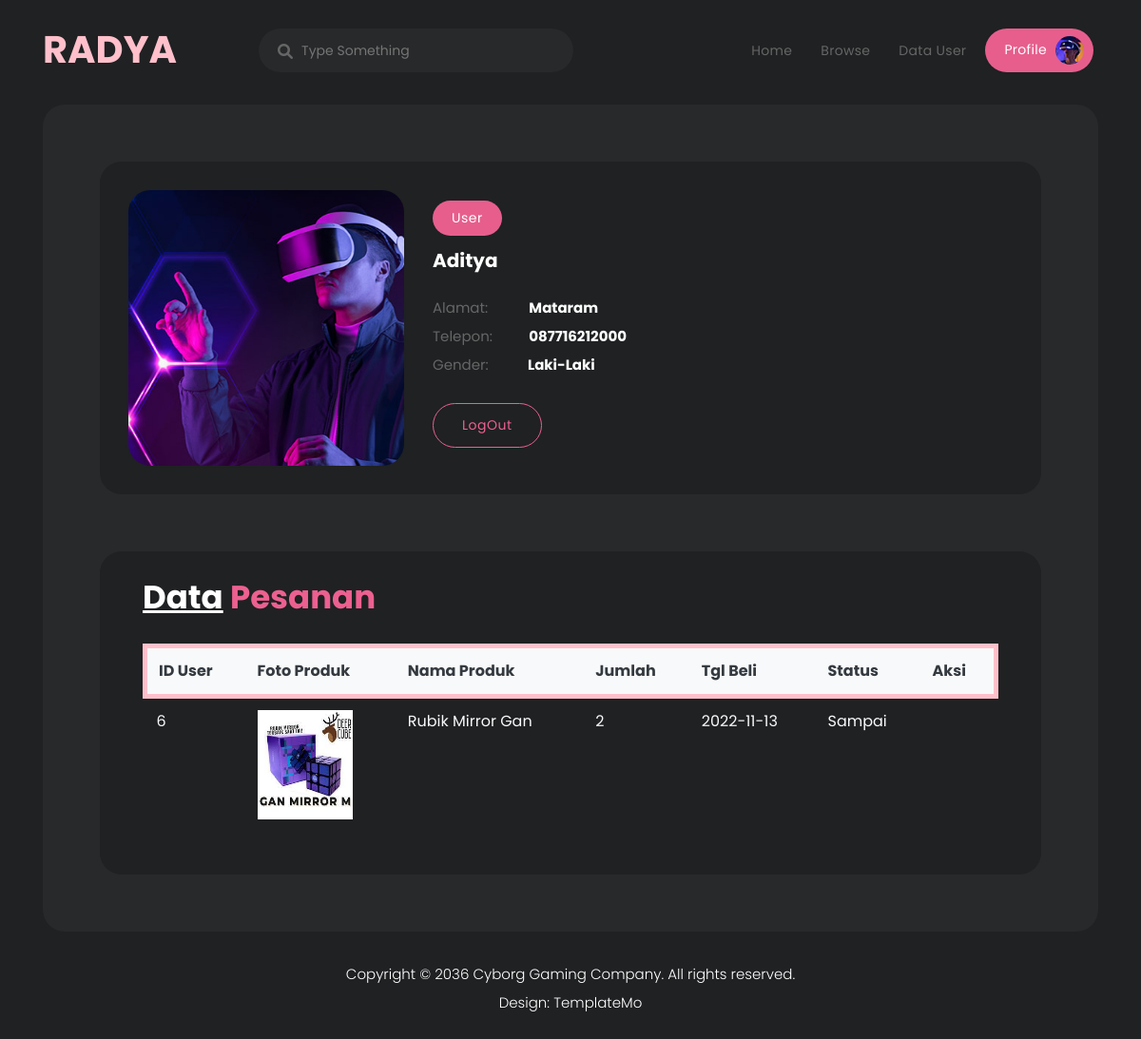
Page /petugas/profile.php (signed in) on the committed database.
### tables this page shows
CREATE TABLE `user` (
  `id_user` int(100) NOT NULL,
  `nama` varchar(225) NOT NULL,
  `gender` enum('Laki-Laki','Perempuan') NOT NULL,
  `alamat` varchar(225) NOT NULL,
  `no_tlp` varchar(225) NOT NULL,
  `username` varchar(225) NOT NULL,
  `password` varchar(255) NOT NULL,
  `status` enum('user','petugas') NOT NULL
);

CREATE TABLE `transaksi` (
  `id_transaksi` int(100) NOT NULL,
  `id_produk` int(100) NOT NULL,
  `id_user` int(100) NOT NULL,
  `nama_produk` varchar(225) NOT NULL,
  `foto_produk` varchar(100) NOT NULL,
  `jumlah` int(11) NOT NULL,
  `tgl_beli` date NOT NULL,
  `tgl_selesai` date NOT NULL,
  `status` enum('Proses','Dikirim','Sampai') NOT NULL
);

### petugas/profile.php (the view, shortened to what this page needs)
<!DOCTYPE html>
<html lang="en">
  <head>
    <link href="../vendor/bootstrap/css/bootstrap.min.css" rel="stylesheet">
    <link rel="stylesheet" href="../assets/css/fontawesome.css">
    <link rel="stylesheet" href="../assets/css/templatemo-cyborg-gaming.css">
    <link rel="stylesheet" href="../assets/css/owl.css">
    <link rel="stylesheet" href="../assets/css/animate.css">
    <link rel="stylesheet"href="https://unpkg.com/swiper@7/swiper-bundle.min.css"/>
  </head>
<body>
  <header class="header-area header-sticky">
    <div class="container">
        <div class="row">
            <div class="col-12">
                <nav class="main-nav">
                    <a href="home.php" class="logo">
                    <h1 style="color:pink;">RADYA</h1>
                    </a>
                    <div class="search-input">
                      <form id="search" action="#">
                        <input type="text" placeholder="Type Something" autocomplete="off" id='searchText' name="searchKeyword" onkeypress="handle" />
                        <i class="fa fa-search"></i>
                      </form>
                    </div>
                    <ul class="nav">
                        <li><a href="home.php">Home</a></li>
                        <li><a href="https://www.tokopedia.com/" target="_blank">Browse</a></li>
                        <li><a href="data_user.php">Data User</a></li>
                        <li><a href="profile.php" class="active">Profile <img src="assets/images/profile-header.jpg" alt=""></a></li>
                    </ul>
                </nav>
            </div>
        </div>
    </div>
  </header>
  <div class="container">
    <div class="row">
      <div class="col-lg-12">
        <div class="page-content">
          <div class="row">
            <div class="col-lg-12">
              <div class="main-profile ">
                <div class="row">
                  <div class="col-lg-4">
                    <img src="assets/images/profile.jpg" alt="" style="border-radius: 23px;">
                  </div>
                  <?php
                  include'../koneksi.php';
                  $qry_user=mysqli_query($sambung,"select * from user");
                  $data_user=mysqli_fetch_array($qry_user);
                  ?>
                  <div class="col-lg-4 align-self-center">
                    <div class="main-info header-text">
                        <a href="#"><span><?=$_SESSION['status']?></span></a>
                        <h5><?=$_SESSION['nama']?></h5><br>
                      <p>Alamat:<b style="color:white; margin-left:40px;">  <?=$data_user['alamat']?></b></p>
                      <p>Telepon:<b style="color:white; margin-left:35px;">  <?=$data_user['no_tlp']?></b></p>
                      <p>Gender:<b style="color:white; margin-left:38px;">  <?=$data_user['gender']?></b></p>
                      <div class="main-border-button">
                          <a href="../logout.php" onclick="return confirm('Ingin logout?')">LogOut</a>
                      </div>
                    </div>
                  </div>
                </div>
              </div>
            </div>
          </div>
          <div class="gaming-library profile-library">
            <div class="col-lg-12">
              <div class="heading-section">
                <h4><em>Data</em> Pesanan </h4>
              </div>
              <table class="table">
                  <thead class="bg-light text-dark" style="border:5px solid pink;">
                        <th>ID User</th><th>Foto Produk</th><th>Nama Produk</th>
                        <th>Jumlah</th><th>Tgl Beli</th><th>Status</th><th>Aksi</th>
                  </thead>
                  <tbody class="text-light">
                          <?php
                          include'../koneksi.php';
                          $qry_history=mysqli_query($sambung,"select * from transaksi order by id_transaksi desc");
                          while($data_history=mysqli_fetch_array($qry_history)){
                            if($data_history['status'] == 'Sampai' ){
                                $button_update="";
                            }else{
                                $button_update="<a href='update_pesanan.php?id_transaksi=".$data_history['id_transaksi']."> <input type='button' class='btn btn-primary'>Update</a>";
                            }
                            ?>
                            <tr>
                              <td><?=$data_history['id_user']?></td>
                              <td><img src="../foto_produk/<?=$data_history['foto_produk']?>" style="width:100px;height:115px;"></td>
                              <td><?=$data_history['nama_produk'];?></td>
                              <td><?=$data_history['jumlah']?></td>
                              <td><?=$data_history['tgl_beli']?></td>
                              <td><?=$data_history['status']?></td>
                              <td><?=$button_update?></td>
                            </tr>
                            <?php
                          }
                          ?>
                  </tbody>
                </table>
            </div>
          </div>
        </div>
      </div>
    </div>
  </div>
  <footer>
    <div class="container">
      <div class="row">
        <div class="col-lg-12">
          <p>Copyright © 2036 <a href="#">Cyborg Gaming</a> Company. All rights reserved.
          <br>Design: <a href="https://templatemo.com" target="_blank" title="free CSS templates">TemplateMo</a></p>
        </div>
      </div>
    </div>
  </footer>
  </body>
</html>

### rows in the picture
user: alamat "Mataram", no_tlp "087716212000", gender "Laki-Laki"
transaksi: id_user "6", foto_produk (picture), nama_produk "Rubik Mirror Gan", jumlah "2", tgl_beli "2022-11-13", status "Sampai"

### other values in the picture
$_SESSION['status'] "User"
$_SESSION['nama'] "Aditya"
